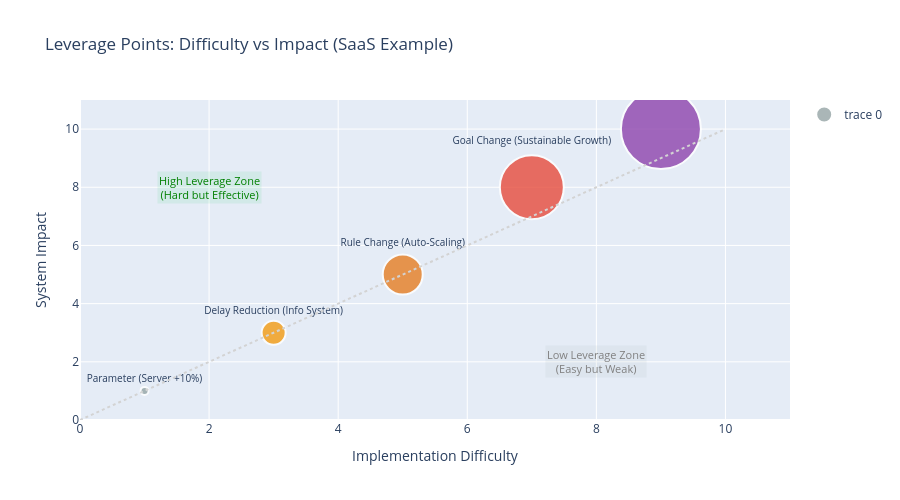

Notebook source saved alongside this figure:
### Markdown cell above
---

## Part 3. 레버리지 포인트와 의도치 않은 결과

---

### 6.3.3 레버리지 포인트 (Leverage Point)

**한 줄 요약:** 작은 개입으로 시스템 전체에 **큰 변화를 일으킬 수 있는 지점**. 지렛대처럼 적은 힘으로 큰 효과!

Donella Meadows가 정리한 레버리지 포인트를 **3단계**로 나누면:

| 단계 | 개입 수준 | 효과 | 예시 (SaaS 스타트업) |
|------|----------|------|---------------------|
| **낮음** | 숫자(파라미터) 조정 | 작음 | 서버 용량 10% 증가 |
| **중간** | 규칙·정보 흐름 변경 | 보통 | 품질 저하 시 자동 스케일링 정책 |
| **높음** | 목표·패러다임 전환 | 큼 | "고객 수 극대화" → "지속 가능한 성장" |

**핵심 통찰:**

> 사람들은 보통 **가장 쉽지만 가장 효과가 낮은** 곳(예산 증액, 인력 충원)에서 개입한다.
> 진정한 변화는 **규칙, 목표, 생각의 틀**을 바꿀 때 일어난다.

**쉬운 비유:**
- 파라미터 조정 = 자동차 속도를 10km/h 올리기 (작은 효과)
- 규칙 변경 = 내비게이션 경로를 바꾸기 (중간 효과)
- 목표 변경 = 목적지 자체를 바꾸기 (큰 효과)

### Code cell
# 시각화: 레버리지 포인트 효과 비교 (SaaS 예시)
leverage_data = pd.DataFrame({
    'Level': [
        'Parameter\n(Server +10%)',
        'Delay Reduction\n(Info System)',
        'Rule Change\n(Auto-Scaling)',
        'Goal Change\n(Sustainable Growth)',
        'Paradigm\n(Right-Sizing)'
    ],
    'Difficulty': [1, 3, 5, 7, 9],
    'Impact': [1, 3, 5, 8, 10],
    'Meadows_Rank': [12, 9, 5, 3, 2]
})

fig = go.Figure()

colors = ['#95a5a6', '#f39c12', '#e67e22', '#e74c3c', '#8e44ad']

fig.add_trace(go.Scatter(
    x=leverage_data['Difficulty'],
    y=leverage_data['Impact'],
    mode='markers+text',
    marker=dict(size=leverage_data['Impact']*8, color=colors, opacity=0.8,
                line=dict(width=2, color='white')),
    text=leverage_data['Level'],
    textposition='top center',
    textfont=dict(size=10, color='black'),
    hovertemplate='Difficulty: %{x}<br>Impact: %{y}<br>%{text}<extra></extra>'
))

# 대각선 참조선
fig.add_trace(go.Scatter(
    x=[0, 10], y=[0, 10],
    mode='lines', line=dict(color='lightgray', dash='dot'),
    showlegend=False
))

# 영역 주석
fig.add_annotation(x=2, y=8, text='High Leverage Zone<br>(Hard but Effective)',
                   showarrow=False, font=dict(size=11, color='black'),
                   bgcolor='rgba(46,204,113,0.1)')
fig.add_annotation(x=8, y=2, text='Low Leverage Zone<br>(Easy but Weak)',
                   showarrow=False, font=dict(size=11, color='gray'),
                   bgcolor='rgba(149,165,166,0.1)')

fig.update_layout(
    title='Leverage Points: Difficulty vs Impact (SaaS Example)',
    xaxis_title='Implementation Difficulty',
    yaxis_title='System Impact',
    height=500,
    xaxis=dict(range=[0, 11]),
    yaxis=dict(range=[0, 11])
)
fig.show()

print("💡 레버리지 포인트 핵심:")
print("   - 서버 용량 10% 증가 (파라미터): 쉽지만 효과 미미")
print("   - 자동 스케일링 정책 (규칙 변경): 중간 난이도, 상당한 효과")
print("   - '지속 가능한 성장' 목표 전환: 어렵지만 근본적 변화")
print("\n📌 Meadows: '사람들은 가장 쉬운 곳(파라미터)에서 개입하지만, 진정한 변화는 목표와 패러다임에서 온다'")

### Figure 1 — Plotly figure (JSON) as saved in the notebook; plotly's stock layout.template omitted (floating-point values rounded to 4 significant figures)
{"data": [{"hovertemplate": "Difficulty: %{x}<br>Impact: %{y}<br>%{text}<extra></extra>", "marker": {"color": ["#95a5a6", "#f39c12", "#e67e22", "#e74c3c", "#8e44ad"], "line": {"color": "white", "width": 2}, "opacity": 0.8, "size": [8, 24, 40, 64, 80]}, "mode": "markers+text", "text": ["Parameter\n(Server +10%)", "Delay Reduction\n(Info System)", "Rule Change\n(Auto-Scaling)", "Goal Change\n(Sustainable Growth)", "Paradigm\n(Right-Sizing)"], "textfont": {"size": 10}, "textposition": "top center", "type": "scatter", "x": [1, 3, 5, 7, 9], "y": [1, 3, 5, 8, 10]}, {"line": {"color": "lightgray", "dash": "dot"}, "mode": "lines", "showlegend": false, "type": "scatter", "x": [0, 10], "y": [0, 10]}], "layout": {"annotations": [{"bgcolor": "rgba(46,204,113,0.1)", "font": {"color": "green", "size": 11}, "showarrow": false, "text": "High Leverage Zone<br>(Hard but Effective)", "x": 2, "y": 8}, {"bgcolor": "rgba(149,165,166,0.1)", "font": {"color": "gray", "size": 11}, "showarrow": false, "text": "Low Leverage Zone<br>(Easy but Weak)", "x": 8, "y": 2}], "height": 500, "title": {"text": "Leverage Points: Difficulty vs Impact (SaaS Example)"}, "xaxis": {"range": [0, 11], "title": {"text": "Implementation Difficulty"}}, "yaxis": {"range": [0, 11], "title": {"text": "System Impact"}}}}
